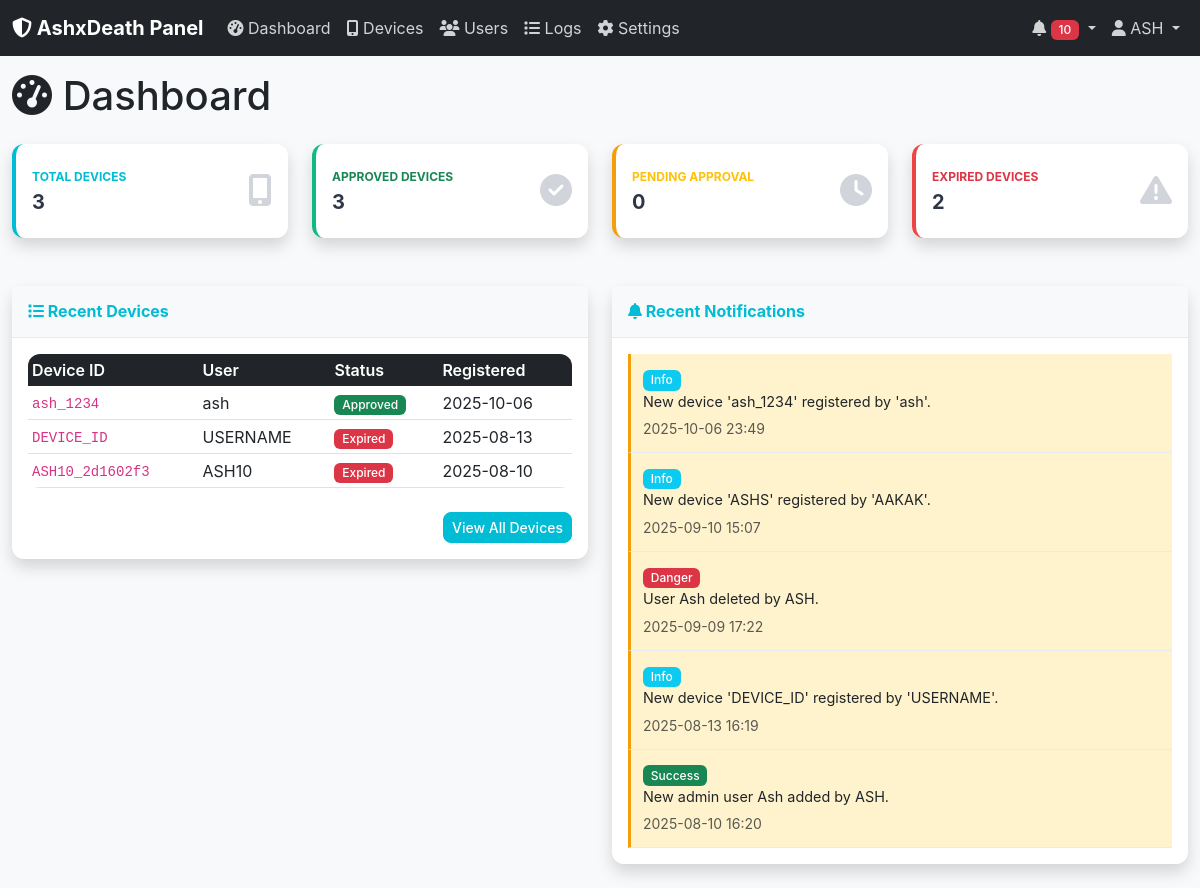
The app's page /dashboard (signed in) with its own data.
### models.py (models this page shows)
class Setting(db.Model):
    __tablename__ = 'settings'
    setting_key = db.Column(db.String(100), primary_key=True)
    setting_value = db.Column(db.Text)

class Device(db.Model):
    __tablename__ = 'devices'
    id = db.Column(db.Integer, primary_key=True)
    device_id = db.Column(db.String(255), unique=True, nullable=False)
    user_name = db.Column(db.String(255), nullable=False)
    approved = db.Column(db.Integer, default=0)
    expiration_date = db.Column(db.Date)
    registration_date = db.Column(db.Date, default=datetime.utcnow().date())

class Notification(db.Model):
    __tablename__ = 'notifications'
    id = db.Column(db.Integer, primary_key=True)
    user_id = db.Column(db.Integer, db.ForeignKey('users.id'))
    message = db.Column(db.Text, nullable=False)
    type = db.Column(db.String(20), default='info')
    read_status = db.Column(db.Integer, default=0)
    created_at = db.Column(db.DateTime, default=datetime.utcnow)

### routes.py (the view)
@app.route('/')
@app.route('/dashboard')
def dashboard():
    if 'user_id' not in session:
        return redirect(url_for('login'))
    total_devices = Device.query.count()
    approved_devices = Device.query.filter_by(approved=1).count()
    pending_devices = Device.query.filter_by(approved=0).count()
    today = date.today()
    expired_devices = Device.query.filter(
        Device.approved == 1,
        Device.expiration_date < today
    ).count()
    notifications = Notification.query.filter(
        (Notification.user_id == session['user_id']) | (Notification.user_id.is_(None))
    ).order_by(Notification.created_at.desc()).limit(10).all()
    unread_count = Notification.query.filter(
        (Notification.user_id == session['user_id']) | (Notification.user_id.is_(None)),
        Notification.read_status == 0
    ).count()
    recent_devices = Device.query.order_by(Device.registration_date.desc()).limit(5).all()
    return render_template('dashboard.html',
                         total_devices=total_devices,
                         approved_devices=approved_devices,
                         pending_devices=pending_devices,
                         expired_devices=expired_devices,
                         notifications=notifications,
                         unread_count=unread_count,
                         recent_devices=recent_devices,
                         site_name=get_setting('site_name', 'AshxDeath Panel'))

### routes.py (called while the page is built)
@app.template_global()
def today():
    return date.today()

def generate_csrf_token():
    if 'csrf_token' not in session:
        session['csrf_token'] = secrets.token_hex(16)
    return session['csrf_token']

@app.context_processor
def inject_csrf_token():
    context = dict(csrf_token=generate_csrf_token())
    if 'user_id' in session:
        unread_count = Notification.query.filter(
            (Notification.user_id == session['user_id']) | (Notification.user_id.is_(None)),
            Notification.read_status == 0
        ).count()
        context.update({
            'unread_count': unread_count,
            'site_name': get_setting('site_name', 'AshxDeath Panel')
        })
    return context

### utils.py (called while the page is built)
def get_setting(key, default_value=None):
    setting = Setting.query.filter_by(setting_key=key).first()
    return setting.setting_value if setting else default_value

### templates/dashboard.html
{% extends "base.html" %}
{% block content %}
<div class="row">
    <div class="col-12">
        <h1 class="mb-4">
            <i class="fas fa-tachometer-alt"></i> Dashboard
        </h1>
    </div>
</div>
<div class="row mb-4">
    <div class="col-xl-3 col-md-6 mb-4">
        <div class="card border-left-primary shadow h-100 py-2">
            <div class="card-body">
                <div class="row no-gutters align-items-center">
                    <div class="col mr-2">
                        <div class="text-xs font-weight-bold text-primary text-uppercase mb-1">Total Devices</div>
                        <div class="h5 mb-0 font-weight-bold text-gray-800">{{ total_devices }}</div>
                    </div>
                    <div class="col-auto">
                        <i class="fas fa-mobile-alt fa-2x text-gray-300"></i>
                    </div>
                </div>
            </div>
        </div>
    </div>
    <div class="col-xl-3 col-md-6 mb-4">
        <div class="card border-left-success shadow h-100 py-2">
            <div class="card-body">
                <div class="row no-gutters align-items-center">
                    <div class="col mr-2">
                        <div class="text-xs font-weight-bold text-success text-uppercase mb-1">Approved Devices</div>
                        <div class="h5 mb-0 font-weight-bold text-gray-800">{{ approved_devices }}</div>
                    </div>
                    <div class="col-auto">
                        <i class="fas fa-check-circle fa-2x text-gray-300"></i>
                    </div>
                </div>
            </div>
        </div>
    </div>
    <div class="col-xl-3 col-md-6 mb-4">
        <div class="card border-left-warning shadow h-100 py-2">
            <div class="card-body">
                <div class="row no-gutters align-items-center">
                    <div class="col mr-2">
                        <div class="text-xs font-weight-bold text-warning text-uppercase mb-1">Pending Approval</div>
                        <div class="h5 mb-0 font-weight-bold text-gray-800">{{ pending_devices }}</div>
                    </div>
                    <div class="col-auto">
                        <i class="fas fa-clock fa-2x text-gray-300"></i>
                    </div>
                </div>
            </div>
        </div>
    </div>
    <div class="col-xl-3 col-md-6 mb-4">
        <div class="card border-left-danger shadow h-100 py-2">
            <div class="card-body">
                <div class="row no-gutters align-items-center">
                    <div class="col mr-2">
                        <div class="text-xs font-weight-bold text-danger text-uppercase mb-1">Expired Devices</div>
                        <div class="h5 mb-0 font-weight-bold text-gray-800">{{ expired_devices }}</div>
                    </div>
                    <div class="col-auto">
                        <i class="fas fa-exclamation-triangle fa-2x text-gray-300"></i>
                    </div>
                </div>
            </div>
        </div>
    </div>
</div>
<div class="row">
    <div class="col-lg-6 mb-4">
        <div class="card shadow">
            <div class="card-header py-3">
                <h6 class="m-0 font-weight-bold text-primary">
                    <i class="fas fa-list"></i> Recent Devices
                </h6>
            </div>
            <div class="card-body">
                {% if recent_devices %}
                <div class="table-responsive">
                    <table class="table table-sm">
                        <thead>
                            <tr>
                                <th>Device ID</th>
                                <th>User</th>
                                <th>Status</th>
                                <th>Registered</th>
                            </tr>
                        </thead>
                        <tbody>
                            {% for device in recent_devices %}
                            <tr>
                                <td><code>{{ device.device_id }}</code></td>
                                <td>{{ device.user_name }}</td>
                                <td>
                                    {% if device.approved %}
                                        {% if device.expiration_date and device.expiration_date < today() %}
                                        <span class="badge bg-danger">Expired</span>
                                        {% else %}
                                        <span class="badge bg-success">Approved</span>
                                        {% endif %}
                                    {% else %}
                                    <span class="badge bg-warning">Pending</span>
                                    {% endif %}
                                </td>
                                <td>{{ device.registration_date.strftime('%Y-%m-%d') if device.registration_date else 'N/A' }}</td>
                            </tr>
                            {% endfor %}
                        </tbody>
                    </table>
                </div>
                {% else %}
                <p class="text-muted mb-0">No devices registered yet.</p>
                {% endif %}
                <div class="text-end mt-2">
                    <a href="{{ url_for('devices') }}" class="btn btn-sm btn-primary">View All Devices</a>
                </div>
            </div>
        </div>
    </div>
    <div class="col-lg-6 mb-4">
        <div class="card shadow">
            <div class="card-header py-3">
                <h6 class="m-0 font-weight-bold text-primary">
                    <i class="fas fa-bell"></i> Recent Notifications
                </h6>
            </div>
            <div class="card-body">
                {% if notifications %}
                <div class="notification-list">
                    {% for notification in notifications[:5] %}
                    <div class="notification-item {% if not notification.read_status %}unread{% endif %}">
                        <div class="notification-content">
                            <span class="badge bg-{{ notification.type }}">{{ notification.type.title() }}</span>
                            <p class="mb-1">{{ notification.message }}</p>
                            <small class="text-muted">{{ notification.created_at.strftime('%Y-%m-%d %H:%M') }}</small>
                        </div>
                    </div>
                    {% endfor %}
                </div>
                {% else %}
                <p class="text-muted mb-0">No notifications yet.</p>
                {% endif %}
            </div>
        </div>
    </div>
</div>
{% endblock %}

### templates/base.html (shortened to what this page needs)
<!DOCTYPE html>
<html lang="en">
<head>
    <link href="https://cdn.jsdelivr.net/npm/bootstrap@5.3.0/dist/css/bootstrap.min.css" rel="stylesheet">
    <link rel="stylesheet" href="https://cdnjs.cloudflare.com/ajax/libs/font-awesome/6.4.0/css/all.min.css">
    <link rel="stylesheet" href="{{ url_for('static', filename='css/style.css') }}">
</head>
<body>
    {% if session.user_id %}
    <nav class="navbar navbar-expand-lg navbar-dark bg-dark">
        <div class="container-fluid">
            <a class="navbar-brand" href="{{ url_for('dashboard') }}">
                <i class="fas fa-shield-alt"></i> {{ site_name|default('AshxDeath Panel') }}
            </a>
            <div class="collapse navbar-collapse" id="navbarNav">
                <ul class="navbar-nav me-auto">
                    <li class="nav-item">
                        <a class="nav-link" href="{{ url_for('dashboard') }}">
                            <i class="fas fa-tachometer-alt"></i> Dashboard
                        </a>
                    </li>
                    <li class="nav-item">
                        <a class="nav-link" href="{{ url_for('devices') }}">
                            <i class="fas fa-mobile-alt"></i> Devices
                        </a>
                    </li>
                    {% if session.is_owner %}
                    <li class="nav-item">
                        <a class="nav-link" href="{{ url_for('users') }}">
                            <i class="fas fa-users"></i> Users
                        </a>
                    </li>
                    {% endif %}
                    <li class="nav-item">
                        <a class="nav-link" href="{{ url_for('logs') }}">
                            <i class="fas fa-list"></i> Logs
                        </a>
                    </li>
                    <li class="nav-item">
                        <a class="nav-link" href="{{ url_for('settings') }}">
                            <i class="fas fa-cog"></i> Settings
                        </a>
                    </li>
                </ul>
                <ul class="navbar-nav">
                    <li class="nav-item dropdown">
                        <a class="nav-link dropdown-toggle" href="#" id="notificationDropdown" role="button" data-bs-toggle="dropdown">
                            <i class="fas fa-bell"></i>
                            {% if unread_count > 0 %}
                            <span class="badge bg-danger">{{ unread_count }}</span>
                            {% endif %}
                        </a>
                    </li>
                    <li class="nav-item dropdown">
                        <a class="nav-link dropdown-toggle" href="#" id="userDropdown" role="button" data-bs-toggle="dropdown">
                            <i class="fas fa-user"></i> {{ session.username }}
                        </a>
                    </li>
                </ul>
            </div>
        </div>
    </nav>
    {% endif %}
    <div class="container-fluid">
        {% block content %}{% endblock %}
    </div>
    <div class="toast-container position-fixed top-0 end-0 p-3">
    </div>
</body>
</html>

### static/css/style.css (style rules this page uses)
:root { --primary-color: #00BCD4; --primary-hover: #00ACC1; --border-radius: 12px; --box-shadow-lg: 0 10px 15px -3px rgba(0, 0, 0, 0.1), 0 4px 6px -2px rgba(0, 0, 0, 0.05); --dark-color: #212529; --danger-color: #ef4444; --success-color: #10b981; --info-color: #0d6efd; --warning-color: #f59e0b; }
body { font-family: 'Inter', -apple-system, BlinkMacSystemFont, 'Segoe UI', Roboto, sans-serif; background-color: #f8f9fa; }
.card { border-radius: var(--border-radius); box-shadow: var(--box-shadow-lg); border: none; transition: transform 0.2s ease-in-out; }
.card-header { background-color: #f8f9fa; border-bottom: 1px solid #e9ecef; font-weight: 600; }
.border-left-primary { border-left: 4px solid var(--primary-color) !important; }
.border-left-success { border-left: 4px solid var(--success-color) !important; }
.border-left-warning { border-left: 4px solid var(--warning-color) !important; }
.border-left-danger { border-left: 4px solid var(--danger-color) !important; }
.text-primary { color: var(--primary-color) !important; }
.text-gray-800 { color: #2d3748 !important; }
.text-gray-300 { color: #d1d5db !important; }
.text-xs { font-size: 0.75rem; }
.font-weight-bold { font-weight: 700 !important; }
.notification-item { padding: 0.75rem; border-bottom: 1px solid #e9ecef; transition: background-color 0.2s ease; }
.notification-item.unread { background-color: #fff3cd; border-left: 3px solid var(--warning-color); }
.notification-content p { margin-bottom: 0.25rem; font-size: 0.9rem; }
.navbar-dark .navbar-nav .nav-link { color: rgba(255, 255, 255, 0.8); transition: color 0.2s ease; }
.navbar-brand { font-weight: 700; }
.table { border-radius: var(--border-radius); overflow: hidden; }
.table th { background-color: var(--dark-color); color: white; font-weight: 600; border: none; }
.table td { vertical-align: middle; }
.btn { border-radius: 8px; font-weight: 500; transition: all 0.2s ease; }
.btn-primary { background-color: var(--primary-color); border-color: var(--primary-color); }
.badge { font-weight: 500; border-radius: 6px; }

### records on screen
Setting: setting_value "AshxDeath Panel"
Device: username "ASH", device_id "ash_1234", user_name "ash", approved "Approved", registration_date "2025-10-06"
Device: device_id "DEVICE_ID", user_name "USERNAME", approved "Expired", registration_date "2025-08-13"
Device: device_id "ASH10_2d1602f3", user_name "ASH10", approved "Expired", registration_date "2025-08-10"
Notification: type "Info", message "New device 'ash_1234' registered by 'ash'.", created_at "2025-10-06 23:49"
Notification: type "Info", message "New device 'ASHS' registered by 'AAKAK'.", created_at "2025-09-10 15:07"
Notification: type "Danger", message "User Ash deleted by ASH.", created_at "2025-09-09 17:22"
Notification: type "Info", message "New device 'DEVICE_ID' registered by 'USERNAME'.", created_at "2025-08-13 16:19"
Notification: type "Success", message "New admin user Ash added by ASH.", created_at "2025-08-10 16:20"

### other values on screen
{{ unread_count }} "10"
{{ total_devices }} "3"
{{ approved_devices }} "3"
{{ pending_devices }} "0"
{{ expired_devices }} "2"
